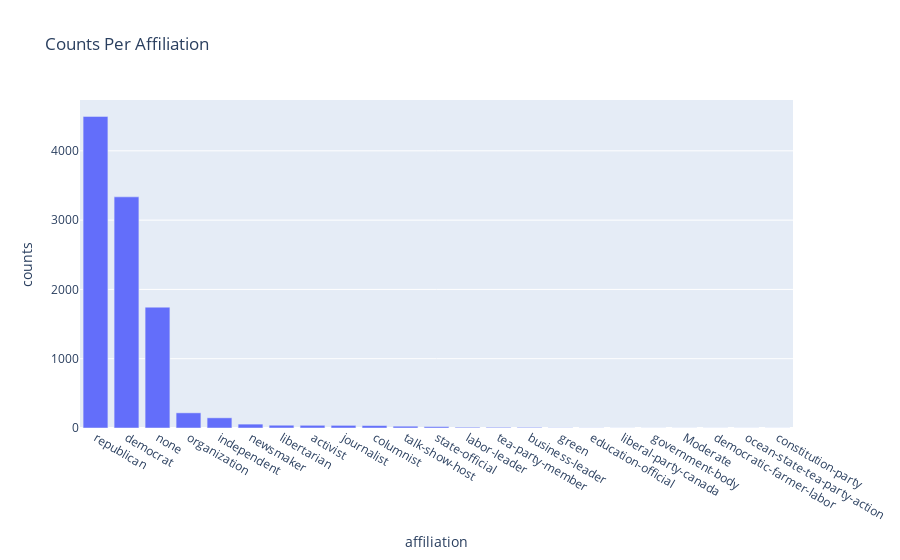

Notebook code cell kept with this figure:
### Code cell
affiliation_counts = train_df.party_affiliation.value_counts()
px.bar(affiliation_counts, x=affiliation_counts.index, y=affiliation_counts.values, labels={"index": "affiliation", "y": "counts"}, title="Counts Per Affiliation")

### Figure 1 — Plotly figure (JSON) as saved in the notebook; plotly's stock layout.template omitted (floating-point values rounded to 4 significant figures)
{"data": [{"alignmentgroup": "True", "hovertemplate": "affiliation=%{x}<br>counts=%{y}<extra></extra>", "legendgroup": "", "marker": {"color": "#636efa", "pattern": {"shape": ""}}, "name": "", "offsetgroup": "", "orientation": "v", "showlegend": false, "textposition": "auto", "x": ["republican", "democrat", "none", "organization", "independent", "newsmaker", "libertarian", "activist", "journalist", "columnist", "talk-show-host", "state-official", "labor-leader", "tea-party-member", "business-leader", "green", "education-official", "liberal-party-canada", "government-body", "Moderate", "democratic-farmer-labor", "ocean-state-tea-party-action", "constitution-party"], "xaxis": "x", "y": [4497, 3336, 1744, 219, 147, 56, 40, 39, 38, 35, 26, 20, 11, 10, 9, 3, 2, 1, 1, 1, 1, 1, 1], "yaxis": "y", "type": "bar"}], "layout": {"xaxis": {"anchor": "y", "domain": [0, 1], "title": {"text": "affiliation"}}, "yaxis": {"anchor": "x", "domain": [0, 1], "title": {"text": "counts"}}, "legend": {"tracegroupgap": 0}, "title": {"text": "Counts Per Affiliation"}, "barmode": "relative"}}
